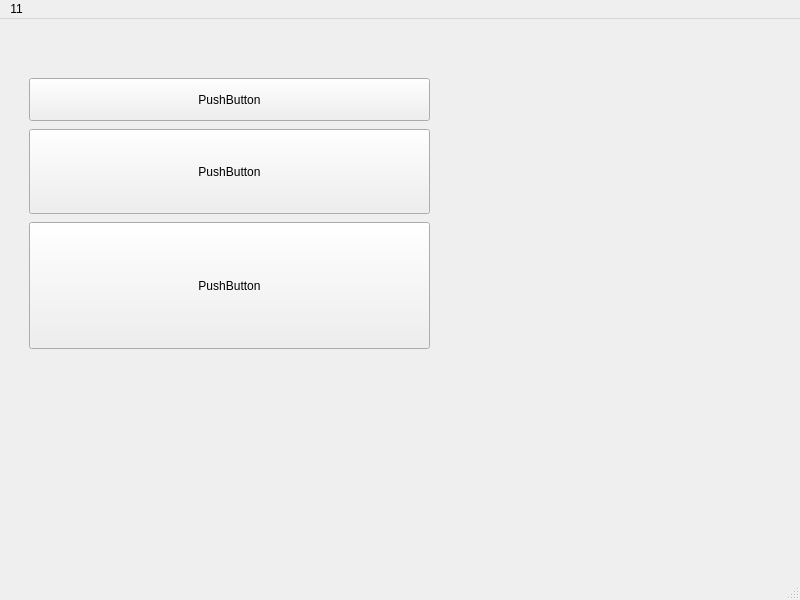
<?xml version="1.0" encoding="UTF-8"?>
<ui version="4.0">
 <class>MainWindow</class>
 <widget class="QMainWindow" name="MainWindow">
  <property name="geometry">
   <rect>
    <x>0</x>
    <y>0</y>
    <width>800</width>
    <height>600</height>
   </rect>
  </property>
  <property name="windowTitle">
   <string>MainWindow</string>
  </property>
  <widget class="QWidget" name="centralwidget">
   <widget class="QWidget" name="verticalLayoutWidget">
    <property name="geometry">
     <rect>
      <x>29</x>
      <y>59</y>
      <width>401</width>
      <height>271</height>
     </rect>
    </property>
    <layout class="QVBoxLayout" name="verticalLayout" stretch="1,2,3">
     <property name="spacing">
      <number>8</number>
     </property>
     <item>
      <widget class="QPushButton" name="pushButton_5">
       <property name="enabled">
        <bool>true</bool>
       </property>
       <property name="sizePolicy">
        <sizepolicy hsizetype="Expanding" vsizetype="Expanding">
         <horstretch>0</horstretch>
         <verstretch>0</verstretch>
        </sizepolicy>
       </property>
       <property name="text">
        <string>PushButton</string>
       </property>
      </widget>
     </item>
     <item>
      <widget class="QPushButton" name="pushButton_4">
       <property name="enabled">
        <bool>true</bool>
       </property>
       <property name="sizePolicy">
        <sizepolicy hsizetype="Expanding" vsizetype="Expanding">
         <horstretch>0</horstretch>
         <verstretch>0</verstretch>
        </sizepolicy>
       </property>
       <property name="text">
        <string>PushButton</string>
       </property>
      </widget>
     </item>
     <item>
      <widget class="QPushButton" name="pushButton_3">
       <property name="enabled">
        <bool>true</bool>
       </property>
       <property name="sizePolicy">
        <sizepolicy hsizetype="Expanding" vsizetype="Expanding">
         <horstretch>0</horstretch>
         <verstretch>0</verstretch>
        </sizepolicy>
       </property>
       <property name="text">
        <string>PushButton</string>
       </property>
      </widget>
     </item>
    </layout>
   </widget>
  </widget>
  <widget class="QMenuBar" name="menubar">
   <property name="geometry">
    <rect>
     <x>0</x>
     <y>0</y>
     <width>800</width>
     <height>23</height>
    </rect>
   </property>
   <widget class="QMenu" name="menu11">
    <property name="title">
     <string>11</string>
    </property>
   </widget>
   <addaction name="menu11"/>
  </widget>
  <widget class="QStatusBar" name="statusbar"/>
 </widget>
 <resources/>
 <connections/>
</ui>
